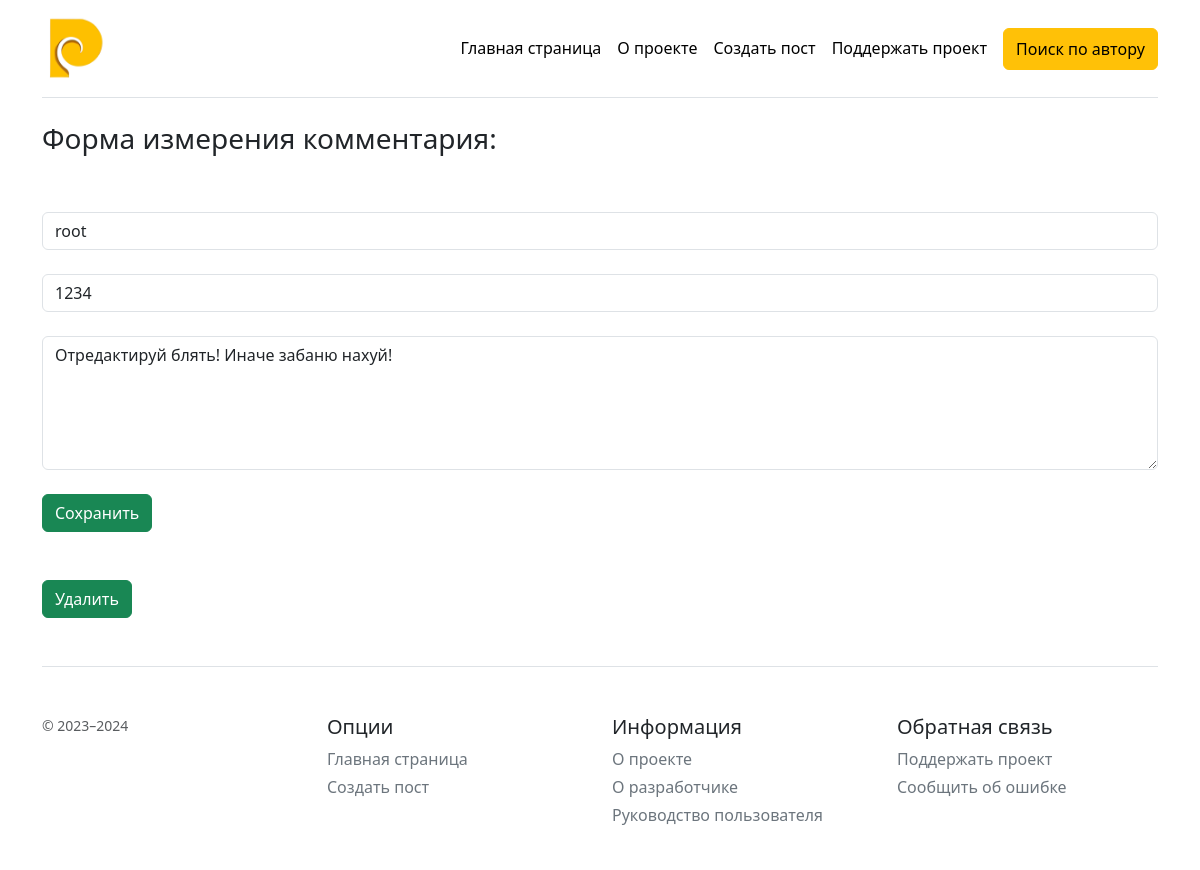
/comments/6/1234/cedit, run on the app's committed database.
### app.py (models this page shows, shortened)
class Comments(db.Model):
    id: Mapped[int] = mapped_column(Integer, primary_key=True)
    name: Mapped[str] = mapped_column(String, nullable=False)
    text: Mapped[str] = mapped_column(Text, nullable=False)
    pid: Mapped[int] = mapped_column(Integer, nullable=False)
    key: Mapped[str] = mapped_column(String)

### app.py (the view)
@app.route('/comments/<int:id>/<string:key>/cedit', methods=['POST', 'GET'])
def comments(id, key):
    comment = Comments.query.get_or_404(id)
    if comment.key == key:
        if request.method == 'POST':
            comment.name = request.form['name']
            comment.key = request.form['key']
            comment.text = request.form['text']
            try:
                db.session.commit()
                return redirect(f'/posts/{comment.pid}')
            except:
                return render_template('error.html')
        else:
            post = db.session.get(Post, comment.pid)
            return render_template('comment-edit.html', post=post, com=comment)
    else:
        return render_template('error-key.html')

### templates/comment-edit.html (shortened to what this page needs)
{% extends 'base.html' %}
{% block body %}
    <b><h3 class="text-start">Форма измерения комментария:</h3></b>
    <br>
    <br>
    <form method="post">
        <input value="{{ com.name }}" placeholder="Автор" type="text" class="form-control" name="name" id="name">
        <br>
        <input value="{{ com.key }}" placeholder="Ключ редактирования" type="text" class="form-control" name="key" id="key">
        <br>
        <textarea placeholder="Комментарий" rows="5" class="form-control" name="text" id="text">{{ com.text }}</textarea>
        <br>
        <button class="btn btn-success" type="submit">Сохранить</button>
        <br>
    </form>
    <br>
    <br>
    <a class="btn btn-success" href="/comments/{{ com.id }}/{{ com.key }}/del">Удалить</a>
{% endblock %}

### data on the page
Comments: name "root", key "1234", text "Отредактируй блять! Иначе забаню нахуй!"
